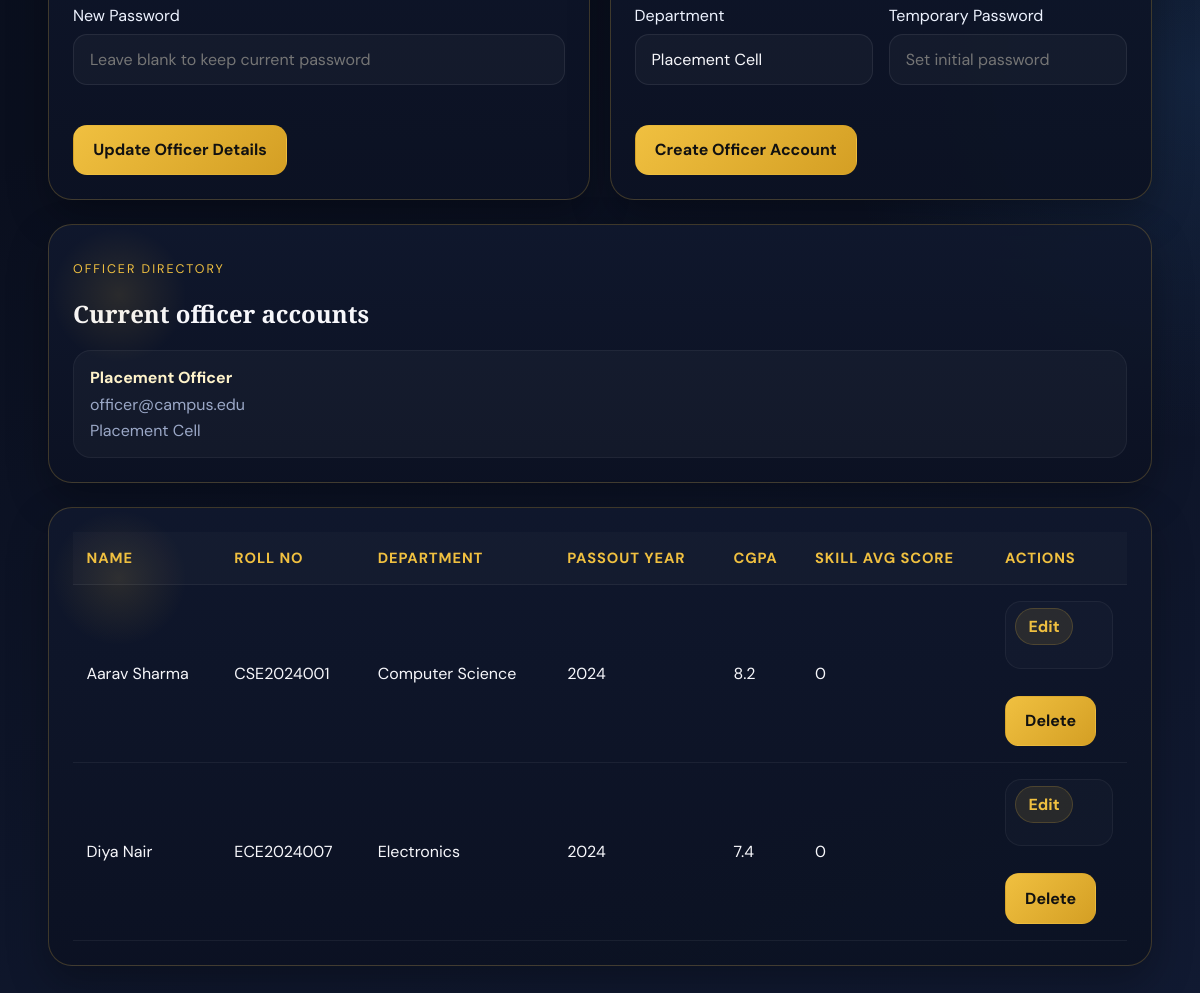
/officer_panel (signed in, lower part), run on an earlier commit of the app's database.
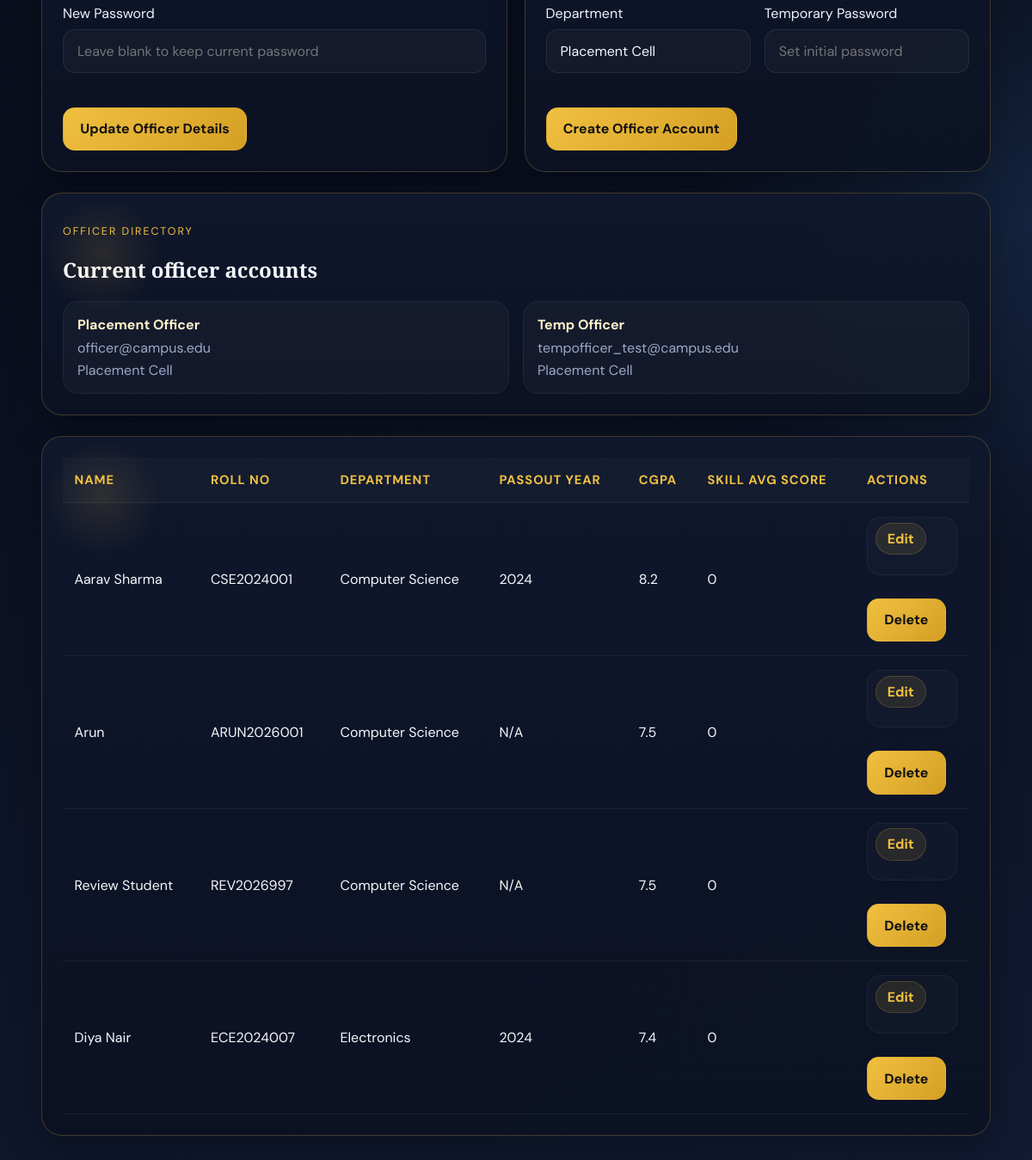
And on a later commit of the database.
### tables this page shows
CREATE TABLE users (
            id INTEGER PRIMARY KEY AUTOINCREMENT,
            name VARCHAR(120) NOT NULL,
            email VARCHAR(150) NOT NULL UNIQUE,
            password_hash VARCHAR(255) NOT NULL,
            role TEXT NOT NULL DEFAULT 'student' CHECK (role IN ('student', 'officer')),
            cgpa DECIMAL(3,2) DEFAULT NULL,
            roll_number VARCHAR(50) DEFAULT NULL UNIQUE,
            department VARCHAR(100) DEFAULT NULL,
            passout_year INTEGER DEFAULT NULL,
            created_at TIMESTAMP DEFAULT CURRENT_TIMESTAMP
        );

### app.py (the view)
    @app.route("/officer_panel")
    @login_required
    @role_required("officer")
    def officer_panel():
        department = request.args.get("department", "").strip()
        min_cgpa = request.args.get("min_cgpa", "").strip()
        student_search = request.args.get("q", "").strip()
        skill_name = request.args.get("skill", "").strip()
        min_skill_score = parse_int(request.args.get("min_skill_score", ""), 0, 10)
        passout_year_input = request.args.get("passout_year", "").strip()
        passout_year = parse_int(passout_year_input, 2000, 2100)
        page = parse_page(request.args.get("page", 1))
        total_students = count_students(
            app,
            department or None,
            min_cgpa or None,
            student_search or None,
            skill_name or None,
            min_skill_score,
            passout_year,
        )
        total_pages = max(1, (total_students + STUDENTS_PER_PAGE - 1) // STUDENTS_PER_PAGE)
        page = min(page, total_pages)
        offset = (page - 1) * STUDENTS_PER_PAGE
        students = get_students_with_skill_average(
            app,
            department or None,
            min_cgpa or None,
            student_search or None,
            skill_name or None,
            min_skill_score,
            passout_year,
            STUDENTS_PER_PAGE,
            offset,
        )
        for student in students:
            student["selected_skill_score"] = (
                student.get(skill_name, 0) if skill_name in SKILL_FIELDS else None
            )
        return render_template(
            "officer_panel.html",
            students=students,
            officers=get_all_officers(app),
            departments=get_departments(app),
            selected_department=department,
            min_cgpa=min_cgpa,
            student_search=student_search,
            selected_skill=skill_name,
            min_skill_score=min_skill_score,
            passout_year=passout_year_input,
            skill_labels=SKILL_LABELS,
            student_page=page,
            student_total_pages=total_pages,
        )

### models.py (called while the page is built)
def resolve_db_path(app=None):
    if app is not None and getattr(app, "config", None):
        return app.config.get("DB_PATH", DB_PATH)
    return DB_PATH

def get_connection(app=None):
    db_path = resolve_db_path(app)
    conn = sqlite3.connect(db_path)
    conn.row_factory = sqlite3.Row
    return conn

def dict_from_row(row):
    if row is None:
        return None
    return dict(row)

def fetch_one(app, query, params=None):
    conn = get_connection(app)
    cursor = conn.cursor()
    cursor.execute(query, params or ())
    result = cursor.fetchone()
    conn.close()
    return dict_from_row(result) if result else None

def fetch_all(app, query, params=None):
    conn = get_connection(app)
    cursor = conn.cursor()
    cursor.execute(query, params or ())
    results = cursor.fetchall()
    conn.close()
    return [dict_from_row(row) for row in results]

def execute_query(app, query, params=None):
    conn = get_connection(app)
    cursor = conn.cursor()
    cursor.execute(query, params or ())
    conn.commit()
    lastrowid = cursor.lastrowid
    conn.close()
    return lastrowid

def ensure_users_table(app=None):
    query = """
        CREATE TABLE IF NOT EXISTS users (
            id INTEGER PRIMARY KEY AUTOINCREMENT,
            name VARCHAR(120) NOT NULL,
            email VARCHAR(150) NOT NULL UNIQUE,
            password_hash VARCHAR(255) NOT NULL,
            role TEXT NOT NULL DEFAULT 'student' CHECK (role IN ('student', 'officer')),
            cgpa DECIMAL(3,2) DEFAULT NULL,
            roll_number VARCHAR(50) DEFAULT NULL UNIQUE,
            department VARCHAR(100) DEFAULT NULL,
            passout_year INTEGER DEFAULT NULL,
            created_at TIMESTAMP DEFAULT CURRENT_TIMESTAMP
        )
    """
    execute_query(app, query)

def get_all_officers(app):
    ensure_users_table(app)
    return fetch_all(
        app,
        """
        SELECT id, name, email, department, created_at
        FROM users
        WHERE role = 'officer'
        ORDER BY created_at ASC, name ASC
        """,
    )

def get_user_by_id(app, user_id):
    ensure_users_table(app)
    record = fetch_one(app, "SELECT * FROM users WHERE id = ?", (user_id,))
    return User(record) if record else None

### templates/officer_panel.html (shortened to what this page needs)
{% extends 'base.html' %}
{% block content %}
<section class="officer-page">
    <div class="officer-account-grid">
        <section class="card officer-profile-card">
            <form class="form-grid" method="POST" action="{{ url_for('update_officer_details') }}" data-validate>
                <label class="full-span">New Password
                    <input type="password" name="password" placeholder="Leave blank to keep current password">
                </label>
                <div class="action-row full-span">
                    <button class="button" type="submit">Update Officer Details</button>
                </div>
            </form>
        </section>
        <section class="card officer-profile-card">
            <form class="form-grid" method="POST" action="{{ url_for('create_officer_account') }}" data-validate>
                <label>Department
                    <input type="text" name="department" value="Placement Cell" required>
                </label>
                <label>Temporary Password
                    <input type="password" name="password" placeholder="Set initial password" required>
                </label>
                <div class="action-row full-span">
                    <button class="button" type="submit">Create Officer Account</button>
                </div>
            </form>
        </section>
    </div>
    <section class="card officer-profile-card">
        <p class="eyebrow">Officer directory</p>
        <h2>Current officer accounts</h2>
        <div class="officer-directory">
            {% for officer in officers %}
                <article class="officer-directory-card">
                    <strong>{{ officer.name }}</strong>
                    <span>{{ officer.email }}</span>
                    <span>{{ officer.department or 'Placement Cell' }}</span>
                </article>
            {% else %}
                <p class="muted">No officer accounts found.</p>
            {% endfor %}
        </div>
    </section>
    <div class="card table-card premium-table-card">
        <div class="table-wrap">
            <table>
                <thead>
                    <tr>
                        <th>Name</th>
                        <th>Roll No</th>
                        <th>Department</th>
                        <th>Passout Year</th>
                        <th>CGPA</th>
                        <th>Skill Avg Score</th>
                        <th>Actions</th>
                    </tr>
                </thead>
                <tbody>
                    {% for student in students %}
                        <tr class="{% if student.cgpa < 6.0 %}danger-row{% endif %}">
                            <td>{{ student.name }}</td>
                            <td>{{ student.roll_number }}</td>
                            <td>{{ student.department }}</td>
                            <td>{{ student.passout_year or 'N/A' }}</td>
                            <td>{{ student.cgpa }}</td>
                            <td>{{ student.skill_avg or 0 }}</td>
                            <td>
                                <details class="inline-editor">
                                    <summary>Edit</summary>
                                </details>
                                <form method="POST" action="{{ url_for('officer_delete_student', user_id=student.id) }}" onsubmit="return confirm('Delete this student record?');">
                                    <button class="button danger-button" type="submit">Delete</button>
                                </form>
                            </td>
                        </tr>
                    {% else %}
                        <tr>
                            <td colspan="{{ 8 if selected_skill else 7 }}">No students match the selected filters.</td>
                        </tr>
                    {% endfor %}
                </tbody>
            </table>
        </div>
    </div>
</section>
{% endblock %}

### templates/base.html (shortened to what this page needs)
<!DOCTYPE html>
<html lang="en">
<head>
    <link rel="stylesheet" href="{{ url_for('static', filename='css/style.css') }}">
</head>
<body>
    <div class="page-shell">
        <main class="main-content">
            {% if error_message %}
                <section class="card centered-card">
                    <h1>Access Restricted</h1>
                    <p>{{ error_message }}</p>
                    <a class="button" href="{{ url_for('home') }}">Return Home</a>
                </section>
            {% else %}
                {% block content %}{% endblock %}
            {% endif %}
        </main>
    </div>
</body>
</html>

### static/css/style.css (style rules this page uses)
:root { --bg: #0a0f1e; --panel: #10182d; --panel-soft: #15203a; --border: rgba(240, 192, 64, 0.22); --border-strong: rgba(240, 192, 64, 0.45); --text: #f7f7fb; --muted: #9ba8c7; --gold: #f0c040; --blue: #4da3ff; --danger: #e56b6f; --success: #4fce8f; --shadow: 0 16px 40px rgba(0, 0, 0, 0.28); }
* { box-sizing: border-box; }
html { scroll-behavior: smooth; }
body { margin: 0; font-family: 'DM Sans', sans-serif; background: radial-gradient(circle at top left, rgba(240, 192, 64, 0.1), transparent 28%), radial-gradient(circle at right center, rgba(77, 163, 255, 0.12), transparent 24%), linear-gradient(160deg, #08101e 0%, #0a0f1e 44%, #111a32 100%); color: var(--text); min-height: 100vh; animation: fadeIn 0.55s ease; }
button, input, select, textarea { font: inherit; }
.page-shell { min-height: 100vh; }
.brand strong, h1, h2, h3 { font-family: 'Playfair Display', serif; }
.main-content { width: min(1200px, 92vw); margin: 2rem auto 3rem; }
.card { background: linear-gradient(180deg, rgba(16, 24, 45, 0.96), rgba(12, 18, 35, 0.96)); border: 1px solid var(--border); border-radius: 24px; padding: 1.5rem; box-shadow: var(--shadow); transition: transform 0.24s ease, border-color 0.24s ease, box-shadow 0.24s ease; }
.eyebrow { color: var(--gold); text-transform: uppercase; letter-spacing: 0.16em; font-size: 0.78rem; margin-bottom: 0.6rem; }
.button, button.button { display: inline-flex; align-items: center; justify-content: center; gap: 0.5rem; padding: 0.85rem 1.2rem; border-radius: 14px; border: 1px solid transparent; background: linear-gradient(135deg, var(--gold), #d49f24); color: #111; font-weight: 700; cursor: pointer; }
.danger-button { margin-top: 0.9rem; background: rgba(229, 107, 111, 0.16); color: #ffe2e3; border-color: rgba(229, 107, 111, 0.32); }
.auth-layout, .dashboard-layout, .visualize-page, .placement-page, .contact-page, .officer-page, .form-page { display: grid; gap: 1.5rem; }
label { display: grid; gap: 0.45rem; color: #eef3ff; }
input, select { width: 100%; padding: 0.9rem 1rem; border-radius: 14px; border: 1px solid rgba(255, 255, 255, 0.08); background: rgba(255, 255, 255, 0.03); color: var(--text); }
.form-grid { display: grid; grid-template-columns: repeat(2, minmax(0, 1fr)); gap: 1rem; }
.full-span { grid-column: 1 / -1; }
.action-row { display: flex; gap: 0.8rem; align-items: center; }
.inline-editor { margin-bottom: 0.8rem; }
.inline-editor summary { cursor: pointer; color: var(--gold); margin-bottom: 0.7rem; }
.officer-profile-card { position: relative; overflow: hidden; }
.officer-account-grid { display: grid; grid-template-columns: repeat(2, minmax(0, 1fr)); gap: 1.2rem; }
.officer-profile-card::before, .premium-table-card::before { content: ""; position: absolute; inset: 0 auto auto 0; width: 140px; height: 140px; background: radial-gradient(circle, rgba(240, 192, 64, 0.12), transparent 68%); pointer-events: none; }
.officer-directory { display: grid; grid-template-columns: repeat(auto-fit, minmax(220px, 1fr)); gap: 1rem; }
.officer-directory-card { display: grid; gap: 0.35rem; padding: 1rem; border-radius: 18px; background: rgba(255, 255, 255, 0.03); border: 1px solid rgba(255, 255, 255, 0.05); }
.officer-directory-card strong { color: #fff3ca; font-size: 1rem; }
.officer-directory-card span { color: var(--muted); }
.table-wrap { overflow-x: auto; }
table { width: 100%; border-collapse: separate; border-spacing: 0; }
th, td { padding: 1rem 0.85rem; text-align: left; border-bottom: 1px solid rgba(255, 255, 255, 0.06); }
th { color: var(--gold); font-size: 0.92rem; letter-spacing: 0.06em; text-transform: uppercase; background: rgba(255, 255, 255, 0.02); position: sticky; top: 0; }
tbody tr { transition: background 0.18s ease, transform 0.18s ease; }
.premium-table-card { position: relative; overflow: hidden; }
.inline-editor { border-radius: 16px; background: rgba(255, 255, 255, 0.02); border: 1px solid rgba(255, 255, 255, 0.05); padding: 0.35rem 0.55rem 0.7rem; }
.inline-editor summary { list-style: none; display: inline-flex; align-items: center; gap: 0.45rem; padding: 0.45rem 0.8rem; border-radius: 999px; background: rgba(240, 192, 64, 0.1); border: 1px solid rgba(240, 192, 64, 0.18); color: var(--gold); font-weight: 700; }

What changed in the data, as far as the page shows it:
added users: name "Temp Officer", email "tempofficer_test@campus.edu", department "Placement Cell", shown under "Current officer accounts"
added users: name "Arun", roll_number "ARUN2026001", department "Computer Science", passout_year "N/A", cgpa "7.5", skill_avg "0"
added users: name "Review Student", roll_number "REV2026997", department "Computer Science", passout_year "N/A", cgpa "7.5", skill_avg "0"
